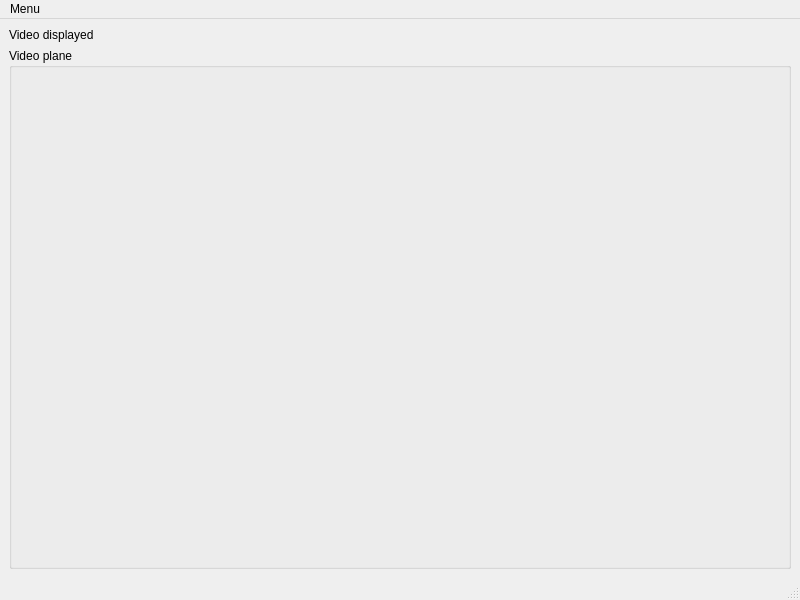
<?xml version="1.0" encoding="UTF-8"?>
<ui version="4.0">
 <class>MainWindow</class>
 <widget class="QMainWindow" name="MainWindow">
  <property name="geometry">
   <rect>
    <x>0</x>
    <y>0</y>
    <width>800</width>
    <height>600</height>
   </rect>
  </property>
  <property name="windowTitle">
   <string>MainWindow</string>
  </property>
  <widget class="QWidget" name="centralwidget">
   <layout class="QVBoxLayout" name="verticalLayout" stretch="0,1">
    <item>
     <widget class="QLabel" name="lb_video_file">
      <property name="text">
       <string>Video displayed</string>
      </property>
     </widget>
    </item>
    <item>
     <widget class="QGroupBox" name="groupBox">
      <property name="title">
       <string>Video plane</string>
      </property>
      <layout class="QVBoxLayout" name="verticalLayout_2">
       <item>
        <widget class="QWidget" name="w_video_plane" native="true"/>
       </item>
      </layout>
     </widget>
    </item>
   </layout>
  </widget>
  <widget class="QMenuBar" name="menubar">
   <property name="geometry">
    <rect>
     <x>0</x>
     <y>0</y>
     <width>800</width>
     <height>31</height>
    </rect>
   </property>
   <widget class="QMenu" name="menuMenu">
    <property name="title">
     <string>Menu</string>
    </property>
    <addaction name="actionOpen_Video"/>
    <addaction name="separator"/>
    <addaction name="actionQuit"/>
   </widget>
   <addaction name="menuMenu"/>
  </widget>
  <widget class="QStatusBar" name="statusbar"/>
  <action name="actionOpen_Video">
   <property name="text">
    <string>Open Video</string>
   </property>
  </action>
  <action name="actionQuit">
   <property name="text">
    <string>Quit</string>
   </property>
  </action>
 </widget>
 <resources/>
 <connections/>
</ui>
